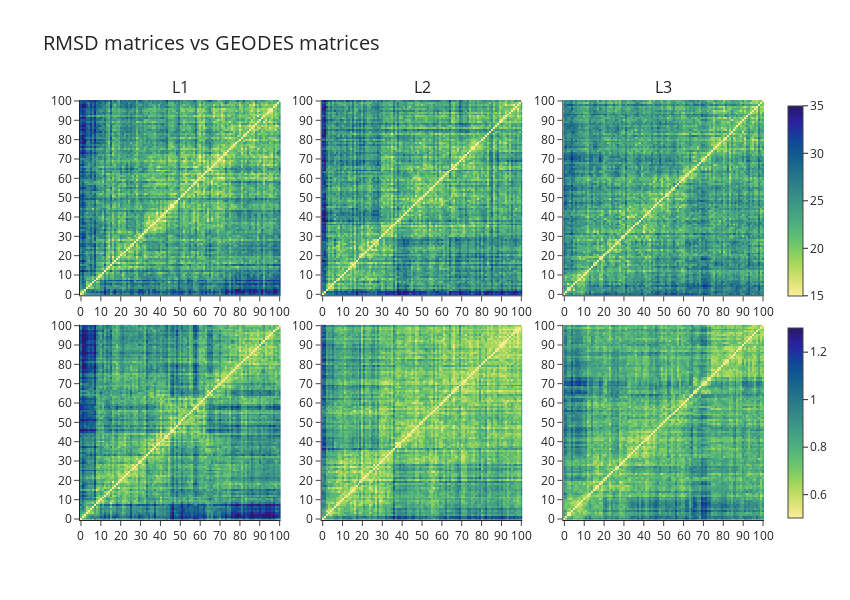

Source (notebook cell):
### Code cell
fig = make_subplots(rows=2, cols=3, horizontal_spacing=0.06, vertical_spacing=0.07,
                    subplot_titles=("L1", "L2", "L3", "", "", ""))

color_continuous_scale = 'haline'
r_scale=True

############################

fig.append_trace(go.Heatmap(z=l1_dist_mult, zmin=15, zmax=35,
                            showscale=False,
                            #colorbar=dict(orientation='h', len=0.32, x=0.14, y=0.2, thickness=15),
                            colorscale = color_continuous_scale,
                            reversescale=r_scale,
                            ), row=1, col=1)

fig.append_trace(go.Heatmap(z=l2_dist_mult, zmin=15, zmax=35,
                            showscale=False,
                            #colorbar=dict(orientation='h', len=0.32, x=0.5, y=0.2, thickness=15),
                            colorscale = color_continuous_scale,
                            reversescale=r_scale,
                            ), row=1, col=2)

fig.append_trace(go.Heatmap(z=l3_dist_mult, zmin=15, zmax=35,
                            colorbar=dict(orientation='v', len=0.5, y=0.76, thickness=15, dtick=5),
                            colorscale=color_continuous_scale,
                            reversescale=r_scale,
                            ), row=1, col=3)

############################

fig.append_trace(go.Heatmap(z=matrix_l1.to_numpy(), zmin=0.5, zmax=1.3,
                            showscale=False,
                            #colorbar=dict(orientation='h', len=0.33, x=0.16, y=-0.35, thickness=15),
                            colorscale = color_continuous_scale,
                            reversescale=r_scale,
                            ), row=2, col=1)

fig.append_trace(go.Heatmap(z=matrix_l2.to_numpy(), zmin=0.5, zmax=1.3,
                            showscale=False,
                            #colorbar=dict(orientation='h', len=0.51, x=0.50, y=-0.35, thickness=15),
                            colorscale = color_continuous_scale,
                            reversescale=r_scale,
                            ), row=2, col=2)

fig.append_trace(go.Heatmap(z=matrix_l3.to_numpy(),zmin=0.5,zmax=1.3,
                            colorbar=dict(orientation='v', len=0.5, y=0.23, thickness=15),
                            colorscale=color_continuous_scale,
                            reversescale=r_scale,
                            ), row=2, col=3)

###########################

fig.update_layout(template='simple_white',
                  title=dict(text="RMSD matrices vs GEODES matrices", font=dict(size=20)),
                  height=600, width=850)


fig.update_xaxes(dtick=10)
fig.update_yaxes(dtick=10)

fig.show()

### Figure 1 — Plotly figure (JSON) as saved in the notebook; plotly's stock layout.template omitted (floating-point values rounded to 4 significant figures; data arrays with more than 128 entries replaced by an {"elided": "..."} marker saying what was removed)
{"data": [{"colorscale": [[0, "rgb(41, 24, 107)"], [0.09091, "rgb(42, 35, 160)"], [0.1818, "rgb(15, 71, 153)"], [0.2727, "rgb(18, 95, 142)"], [0.3636, "rgb(38, 116, 137)"], [0.4545, "rgb(53, 136, 136)"], [0.5455, "rgb(65, 157, 133)"], [0.6364, "rgb(81, 178, 124)"], [0.7273, "rgb(111, 198, 107)"], [0.8182, "rgb(160, 214, 91)"], [0.9091, "rgb(212, 225, 112)"], [1, "rgb(253, 238, 153)"]], "reversescale": true, "showscale": false, "type": "heatmap", "xaxis": "x", "yaxis": "y", "z": {"elided": "101x101 float values"}, "zmax": 35, "zmin": 15}, {"colorscale": [[0, "rgb(41, 24, 107)"], [0.09091, "rgb(42, 35, 160)"], [0.1818, "rgb(15, 71, 153)"], [0.2727, "rgb(18, 95, 142)"], [0.3636, "rgb(38, 116, 137)"], [0.4545, "rgb(53, 136, 136)"], [0.5455, "rgb(65, 157, 133)"], [0.6364, "rgb(81, 178, 124)"], [0.7273, "rgb(111, 198, 107)"], [0.8182, "rgb(160, 214, 91)"], [0.9091, "rgb(212, 225, 112)"], [1, "rgb(253, 238, 153)"]], "reversescale": true, "showscale": false, "type": "heatmap", "xaxis": "x2", "yaxis": "y2", "z": {"elided": "101x101 float values"}, "zmax": 35, "zmin": 15}, {"colorbar": {"dtick": 5, "len": 0.5, "orientation": "v", "thickness": 15, "y": 0.76}, "colorscale": [[0, "rgb(41, 24, 107)"], [0.09091, "rgb(42, 35, 160)"], [0.1818, "rgb(15, 71, 153)"], [0.2727, "rgb(18, 95, 142)"], [0.3636, "rgb(38, 116, 137)"], [0.4545, "rgb(53, 136, 136)"], [0.5455, "rgb(65, 157, 133)"], [0.6364, "rgb(81, 178, 124)"], [0.7273, "rgb(111, 198, 107)"], [0.8182, "rgb(160, 214, 91)"], [0.9091, "rgb(212, 225, 112)"], [1, "rgb(253, 238, 153)"]], "reversescale": true, "type": "heatmap", "xaxis": "x3", "yaxis": "y3", "z": {"elided": "101x101 float values"}, "zmax": 35, "zmin": 15}, {"colorscale": [[0, "rgb(41, 24, 107)"], [0.09091, "rgb(42, 35, 160)"], [0.1818, "rgb(15, 71, 153)"], [0.2727, "rgb(18, 95, 142)"], [0.3636, "rgb(38, 116, 137)"], [0.4545, "rgb(53, 136, 136)"], [0.5455, "rgb(65, 157, 133)"], [0.6364, "rgb(81, 178, 124)"], [0.7273, "rgb(111, 198, 107)"], [0.8182, "rgb(160, 214, 91)"], [0.9091, "rgb(212, 225, 112)"], [1, "rgb(253, 238, 153)"]], "reversescale": true, "showscale": false, "type": "heatmap", "xaxis": "x4", "yaxis": "y4", "z": {"elided": "101x101 float values"}, "zmax": 1.3, "zmin": 0.5}, {"colorscale": [[0, "rgb(41, 24, 107)"], [0.09091, "rgb(42, 35, 160)"], [0.1818, "rgb(15, 71, 153)"], [0.2727, "rgb(18, 95, 142)"], [0.3636, "rgb(38, 116, 137)"], [0.4545, "rgb(53, 136, 136)"], [0.5455, "rgb(65, 157, 133)"], [0.6364, "rgb(81, 178, 124)"], [0.7273, "rgb(111, 198, 107)"], [0.8182, "rgb(160, 214, 91)"], [0.9091, "rgb(212, 225, 112)"], [1, "rgb(253, 238, 153)"]], "reversescale": true, "showscale": false, "type": "heatmap", "xaxis": "x5", "yaxis": "y5", "z": {"elided": "101x101 float values"}, "zmax": 1.3, "zmin": 0.5}, {"colorbar": {"len": 0.5, "orientation": "v", "thickness": 15, "y": 0.23}, "colorscale": [[0, "rgb(41, 24, 107)"], [0.09091, "rgb(42, 35, 160)"], [0.1818, "rgb(15, 71, 153)"], [0.2727, "rgb(18, 95, 142)"], [0.3636, "rgb(38, 116, 137)"], [0.4545, "rgb(53, 136, 136)"], [0.5455, "rgb(65, 157, 133)"], [0.6364, "rgb(81, 178, 124)"], [0.7273, "rgb(111, 198, 107)"], [0.8182, "rgb(160, 214, 91)"], [0.9091, "rgb(212, 225, 112)"], [1, "rgb(253, 238, 153)"]], "reversescale": true, "type": "heatmap", "xaxis": "x6", "yaxis": "y6", "z": {"elided": "101x101 float values"}, "zmax": 1.3, "zmin": 0.5}], "layout": {"annotations": [{"font": {"size": 16}, "showarrow": false, "text": "L1", "x": 0.1467, "xanchor": "center", "xref": "paper", "y": 1.0, "yanchor": "bottom", "yref": "paper"}, {"font": {"size": 16}, "showarrow": false, "text": "L2", "x": 0.5, "xanchor": "center", "xref": "paper", "y": 1.0, "yanchor": "bottom", "yref": "paper"}, {"font": {"size": 16}, "showarrow": false, "text": "L3", "x": 0.8533, "xanchor": "center", "xref": "paper", "y": 1.0, "yanchor": "bottom", "yref": "paper"}], "height": 600, "title": {"font": {"size": 20}, "text": "RMSD matrices vs GEODES matrices"}, "width": 850, "xaxis": {"anchor": "y", "domain": [0, 0.2933], "dtick": 10}, "xaxis2": {"anchor": "y2", "domain": [0.3533, 0.6467], "dtick": 10}, "xaxis3": {"anchor": "y3", "domain": [0.7067, 1], "dtick": 10}, "xaxis4": {"anchor": "y4", "domain": [0, 0.2933], "dtick": 10}, "xaxis5": {"anchor": "y5", "domain": [0.3533, 0.6467], "dtick": 10}, "xaxis6": {"anchor": "y6", "domain": [0.7067, 1], "dtick": 10}, "yaxis": {"anchor": "x", "domain": [0.535, 1.0], "dtick": 10}, "yaxis2": {"anchor": "x2", "domain": [0.535, 1.0], "dtick": 10}, "yaxis3": {"anchor": "x3", "domain": [0.535, 1.0], "dtick": 10}, "yaxis4": {"anchor": "x4", "domain": [0, 0.465], "dtick": 10}, "yaxis5": {"anchor": "x5", "domain": [0, 0.465], "dtick": 10}, "yaxis6": {"anchor": "x6", "domain": [0, 0.465], "dtick": 10}}}
